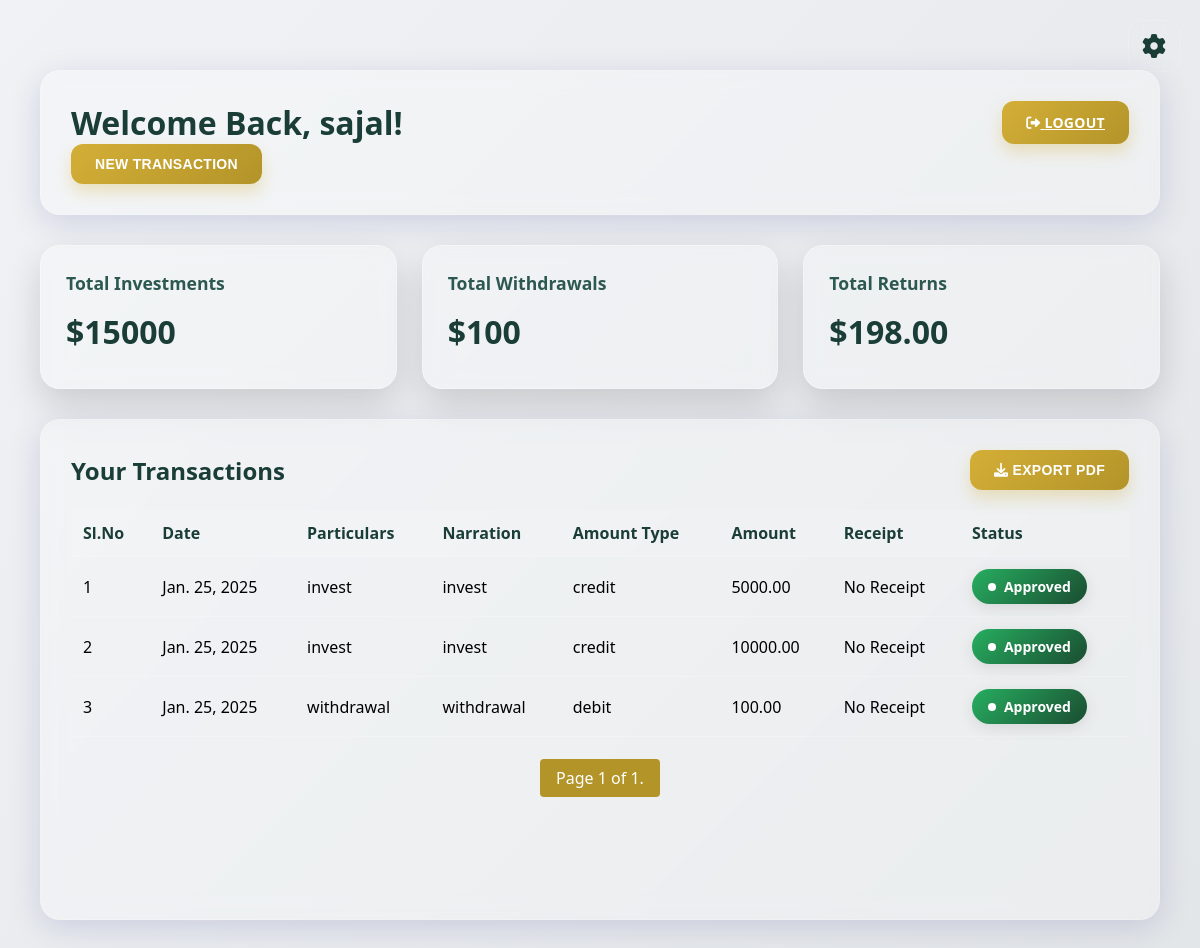
The page /investapp/dashboard/ (signed in) on the database its author committed.
### investapp/models.py (models this page shows, shortened)
class CustomUser(AbstractUser):
    phone_number = models.CharField(max_length=15)
    address = models.TextField()
    is_approved = models.BooleanField(default=False)  # Only approved users can log in

class Transaction(models.Model):
    DEBIT_CREDIT_CHOICES = [
        ('debit', 'Debit'),
        ('credit', 'Credit'),
    ]
    STATUS_CHOICES = [
        ('pending', 'Pending'),
        ('approved', 'Approved'),
        ('rejected', 'Rejected'),
    ]
    user = models.ForeignKey(settings.AUTH_USER_MODEL, on_delete=models.CASCADE, related_name='transactions')
    date = models.DateField(auto_now_add=True)
    particulars = models.CharField(max_length=255)
    narration = models.TextField()
    amount_type = models.CharField(max_length=6, choices=DEBIT_CREDIT_CHOICES)
    amount = models.DecimalField(max_digits=10, decimal_places=2)
    transaction_receipt = models.ImageField(upload_to='transaction_receipts/', blank=True, null=True)
    status = models.CharField(max_length=10, choices=STATUS_CHOICES, default='pending')  # New field for approval status

### investapp/views.py (the view)
# urls.py: path('dashboard/', views.dashboard_view, name='dashboard'),
@never_cache
@login_required
def dashboard_view(request):
    user_transactions = Transaction.objects.filter(user=request.user) | Transaction.objects.filter(user__id=request.user.id)
    user_transactions = user_transactions.order_by(
        models.Case(
            models.When(status='pending', then=0),
            default=1,
            output_field=models.IntegerField()
        ),
        '-date'  # Sort by date in descending order (latest first)
    )
    paginator = Paginator(user_transactions, 6)  # Show 6 transactions per page
    page_number = request.GET.get('page')  # Get the current page number from query parameters
    page_obj = paginator.get_page(page_number)  # Get the transactions for the current page
    transaction_summary = calculate_user_dashboard_returns(request.user)
    context = {
        'transactions': page_obj,  # Paginated transactions
        'total_credit': transaction_summary['total_credit'],  # Total credit from approved transactions
        'total_debit': transaction_summary['total_debit'],    # Total debit from approved transactions
        'total_returns': transaction_summary['total_returns'],  # Total returns as a percentage
        'start_index': (page_obj.number - 1) * page_obj.paginator.per_page  # Add this to calculate serial number
    }
    return render(request, 'dashboard.html', context)

### investapp/templates/dashboard.html (shortened to what this page needs)
<!DOCTYPE html>
<html lang="en">
<head>
    <link href="https://cdnjs.cloudflare.com/ajax/libs/font-awesome/6.0.0/css/all.min.css" rel="stylesheet">
</head>
    <body>
        <div style="display: flex; justify-content: flex-end; margin-bottom: 30px;">
             <a href="{% url 'update_profile' %}">
    <i class="fas fa-cog settings-icon"></i></a>
        </div>
        <div class="dashboard-container">
            <div class="welcome-section">
                <h1 class="welcome-title">
                    Welcome Back, {{ request.user.first_name }}!
                    <a href="{% url 'logout' %}" class="btn btn-gold">
                        <i class="fas fa-sign-out-alt"></i> Logout
                    </a>
            </h1>
                <a href="{% url 'manage_investment' %}"> <button class="btn btn-gold createbtn">New Transaction</button> </a>
            </div>
            <div class="cards-grid">
                <div class="card">
                    <div class="card-title">Total Investments</div>
                    <div class="card-value">${{ total_credit }}</div>
                </div>
                <div class="card">
                    <div class="card-title">Total Withdrawals</div>
                    <div class="card-value">${{ total_debit }}</div>
                </div>
                <div class="card">
                    <div class="card-title">Total Returns</div>
                    <div class="card-value">${{ total_returns }}</div>
                </div>
            </div>
            <div class="ledger-section">
                <div class="ledger-header">
                    <h2 class="ledger-title">Your Transactions</h2>
                    <button class="btn btn-gold" onclick="exportPDF()">
                        <i class="fas fa-download"></i> Export PDF
                    </button>
                </div>
                <div id="ledger-content">
    {% if transactions %}
    <table class="ledger-table">
        <thead>
            <tr>
                <th>Sl.No</th>
                <th>Date</th>
                <th>Particulars</th>
                <th>Narration</th>
                <th>Amount Type</th>
                <th>Amount</th>
                <th>Receipt</th>
                <th>Status</th>
            </tr>
        </thead>
        <tbody>
            {% for transaction in transactions %}
            <tr>
                <td>{{ forloop.counter|add:start_index }}</td>
                <td>{{ transaction.date }}</td>
                <td>{{ transaction.particulars }}</td>
                <td>{{ transaction.narration }}</td>
                <td>{{ transaction.amount_type }}</td>
                <td>{{ transaction.amount }}</td>
                <td>
                    {% if transaction.transaction_receipt %}
                    <img src="{{ transaction.transaction_receipt.url }}" alt="Receipt" style="max-width: 150px; max-height: 150px;">
                    {% else %}
                    No Receipt
                    {% endif %}
                </td>
                <td>
                    {% if transaction.status == 'approved' %}
                        <span class="status status-approved">Approved</span>
                    {% elif transaction.status == 'rejected' %}
                        <span class="status status-debited">Rejected</span>
                    {% else %}
                        <span class="status status-pending">Pending</span>
                    {% endif %}
                </td>
            </tr>
            {% endfor %}
        </tbody>
    </table>
    <div class="pagination">
        <span class="step-links">
            <span class="current">
                Page {{ transactions.number }} of {{ transactions.paginator.num_pages }}.
            </span>
        </span>
    </div>
    {% else %}
    <p>No transactions found for your account.</p>
    {% endif %}
</div>
  </div>
    </body>
    </html>

### investapp/templates/dashboard.html (style rules this page uses)
:root { --glass-bg: rgba(255, 255, 255, 0.15); --glass-border: rgba(255, 255, 255, 0.18); --glass-shadow: rgba(0, 0, 0, 0.1); --primary-dark: #1a3d37; --primary-light: #2c5851; --accent-gold: #d4af37; --text-primary: #2d3436; --text-light: rgba(255, 255, 255, 0.9); --warning: #f39c12; --success: #27ae60; --danger: #e74c3c; }
body { background: linear-gradient(135deg, #f0f2f5, #e3e6e8); min-height: 100vh; font-family: 'Segoe UI', system-ui, -apple-system, sans-serif; margin: 0; padding: 20px; }
.dashboard-container { max-width: 1200px; margin: 0 auto; padding: 20px; position: relative; }
.welcome-section { background: rgba(255, 255, 255, 0.25); backdrop-filter: blur(10px); border-radius: 20px; padding: 30px; margin-bottom: 30px; border: 1px solid var(--glass-border); box-shadow: 0 8px 32px 0 rgba(31, 38, 135, 0.15); }
.welcome-title { color: var(--primary-dark); margin: 0; font-size: 2rem; display: flex; justify-content: space-between; align-items: center; }
.cards-grid { display: grid; grid-template-columns: repeat(auto-fit, minmax(300px, 1fr)); gap: 25px; margin-bottom: 30px; }
.card { background: rgba(255, 255, 255, 0.25); backdrop-filter: blur(10px); border: 1px solid rgba(255, 255, 255, 0.3); border-radius: 20px; padding: 25px; transition: all 0.5s cubic-bezier(0.4, 0, 0.2, 1); box-shadow: 0 15px 35px rgba(0, 0, 0, 0.15); position: relative; overflow: hidden; }
.card-title { color: var(--primary-light); font-size: 1.1rem; margin-bottom: 15px; font-weight: 600; }
.card-value { color: var(--primary-dark); font-size: 2rem; font-weight: bold; margin-bottom: 10px; }
.card::after { content: ''; position: absolute; top: 0; left: -100%; width: 50%; height: 100%; background: linear-gradient( 90deg, transparent, rgba(212, 175, 55, 0.2), rgba(212, 175, 55, 0.3), rgba(212, 175, 55, 0.2), transparent ); transform: skewX(-25deg); transition: 1s ease; opacity: 0; }
.btn { padding: 12px 24px; border-radius: 12px; border: none; cursor: pointer; font-weight: 600; transition: all 0.4s cubic-bezier(0.4, 0, 0.2, 1); font-size: 14px; letter-spacing: 0.3px; text-transform: uppercase; }
.btn-gold { background: linear-gradient(135deg, var(--accent-gold), #b39429); color: white; box-shadow: 0 8px 16px rgba(212, 175, 55, 0.3); }
.ledger-section { background: rgba(255, 255, 255, 0.25); backdrop-filter: blur(10px); border-radius: 20px; padding: 30px; border: 1px solid var(--glass-border); box-shadow: 0 8px 32px 0 rgba(31, 38, 135, 0.15); }
.ledger-header { display: flex; justify-content: space-between; align-items: center; margin-bottom: 20px; }
.ledger-title { color: var(--primary-dark); margin: 0; }
.ledger-table { width: 100%; border-collapse: collapse; margin-top: 20px; }
.ledger-table th, .ledger-table td { padding: 12px; text-align: left; border-bottom: 1px solid var(--glass-border); }
.ledger-table th { background: rgba(255, 255, 255, 0.1); color: var(--primary-dark); font-weight: 600; }
.status-approved { background: linear-gradient(135deg, var(--success), #1a4d31); }
.status { padding: 8px 16px; border-radius: 20px; font-size: 14px; font-weight: 600; display: inline-flex; align-items: center; gap: 8px; transition: all 0.3s ease; color: white; box-shadow: 0 4px 15px rgba(0, 0, 0, 0.1); backdrop-filter: blur(10px); }
.status::before { content: ''; width: 8px; height: 8px; border-radius: 50%; background: white; display: inline-block; }
.pagination { text-align: center; margin-top: 30px; padding-bottom:100px ; }
.pagination .current { padding: 8px 16px; margin: 0 5px; background-color: #b39429; color: white; border-radius: 4px; }
.settings-icon { position: absolute; top: 20px; right: 20px; font-size: 24px; width: 50px; height: 50px; display: flex; align-items: center; justify-content: center; backdrop-filter: blur(10px); border: 1px solid var(--glass-border); border-radius: 12px; cursor: pointer; transition: all 0.3s ease; color: var(--primary-dark); }

### rows shown on the page
CustomUser: user.first_name "sajal"
Transaction: transaction_receipt "No Receipt", status "Approved"
Transaction: transaction_receipt "No Receipt", status "Approved"
Transaction: transaction_receipt "No Receipt", status "Approved"

### other values the page prints
{{ total_credit }} "15000"
{{ total_debit }} "100"
{{ total_returns }} "198.00"
{{ transactions.number }} "1"
{{ transactions.paginator.num_pages }} "1"
